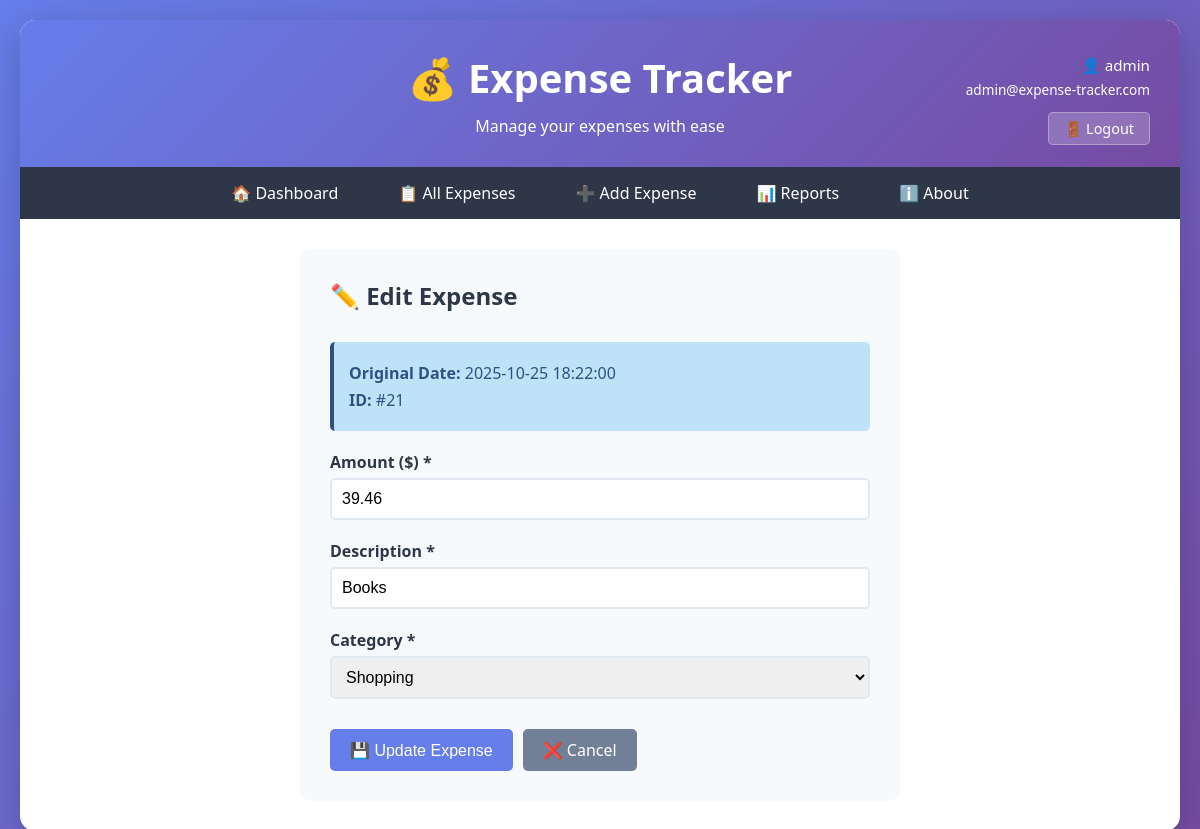
The page /edit/21 (signed in) on the database its author committed.
### tables this page shows
CREATE TABLE users (
            id INTEGER PRIMARY KEY AUTOINCREMENT,
            username TEXT UNIQUE NOT NULL,
            email TEXT UNIQUE NOT NULL,
            password_hash TEXT NOT NULL,
            created_at TEXT NOT NULL
        );

CREATE TABLE expenses (
            id INTEGER PRIMARY KEY AUTOINCREMENT,
            amount REAL NOT NULL,
            description TEXT NOT NULL,
            category TEXT NOT NULL,
            date TEXT NOT NULL
        , user_id INTEGER DEFAULT 1);

### web_app.py (the view, shortened to what this page needs)
@app.route('/edit/<int:id>', methods=['GET', 'POST'])
@login_required
def edit_expense(id):
    conn = get_db_connection()
    expense = conn.execute('SELECT * FROM expenses WHERE id = ? AND user_id = ?',
                          (id, current_user.id)).fetchone()
    if expense is None:
        flash('Expense not found or you do not have permission to edit it!', 'error')
        conn.close()
        return redirect(url_for('expenses'))
    conn.close()
    return render_template('edit.html', expense=expense, categories=CATEGORIES)

### web_app.py (called while the page is built)
@login_manager.user_loader
def load_user(user_id):
    conn = sqlite3.connect(DB_FILE)
    conn.row_factory = sqlite3.Row
    cursor = conn.cursor()
    user = cursor.execute('SELECT * FROM users WHERE id = ?', (user_id,)).fetchone()
    conn.close()
    if user:
        return User(user['id'], user['username'], user['email'])
    return None

def get_db_connection():
    conn = sqlite3.connect(DB_FILE)
    conn.row_factory = sqlite3.Row
    return conn

### templates/edit.html (shortened to what this page needs)
{% extends "base.html" %}
{% block content %}
<div class="form-container">
    <h2 style="margin-bottom: 30px; color: #2d3748;">✏️ Edit Expense</h2>
    <div class="info-box">
        <p><strong>Original Date:</strong> {{ expense.date }}</p>
        <p><strong>ID:</strong> #{{ expense.id }}</p>
    </div>
    <form method="POST" action="{{ url_for('edit_expense', id=expense.id) }}">
        <div class="form-group">
            <label for="amount">Amount ($) *</label>
            <input type="number" id="amount" name="amount" step="0.01" required min="0.01" value="{{ expense.amount }}">
        </div>
        <div class="form-group">
            <label for="description">Description *</label>
            <input type="text" id="description" name="description" required maxlength="200" value="{{ expense.description }}">
        </div>
        <div class="form-group">
            <label for="category">Category *</label>
            <select id="category" name="category" required>
                {% for cat in categories %}
                <option value="{{ cat }}" {% if cat == expense.category %}selected{% endif %}>{{ cat }}</option>
                {% endfor %}
            </select>
        </div>
        <div class="form-actions">
            <button type="submit" class="btn btn-primary">💾 Update Expense</button>
            <a href="{{ url_for('expenses') }}" class="btn btn-secondary">❌ Cancel</a>
        </div>
    </form>
</div>
{% endblock %}

### templates/base.html (shortened to what this page needs)
<!DOCTYPE html>
<html lang="en">
<head>
</head>
<body>
    <div class="container">
        <div class="header">
            <div class="user-info">
                <p>👤 {{ current_user.username }}</p>
                <p style="font-size: 0.85em;">{{ current_user.email }}</p>
                <a href="{{ url_for('logout') }}" class="logout-btn">🚪 Logout</a>
            </div>
            <h1>💰 Expense Tracker</h1>
            <p>Manage your expenses with ease</p>
        </div>
        <div class="nav">
            <a href="{{ url_for('index') }}" {% if request.endpoint == 'index' %}class="active"{% endif %}>🏠 Dashboard</a>
            <a href="{{ url_for('expenses') }}" {% if request.endpoint == 'expenses' %}class="active"{% endif %}>📋 All Expenses</a>
            <a href="{{ url_for('add_expense') }}" {% if request.endpoint == 'add_expense' %}class="active"{% endif %}>➕ Add Expense</a>
            <a href="{{ url_for('reports') }}" {% if request.endpoint and 'report' in request.endpoint %}class="active"{% endif %}>📊 Reports</a>
            <a href="{{ url_for('about') }}" {% if request.endpoint == 'about' %}class="active"{% endif %}>ℹ️ About</a>
        </div>
        <div class="content">
            {% block content %}{% endblock %}
        </div>
    </div>
</body>
</html>

### templates/base.html (style rules this page uses)
* { margin: 0; padding: 0; box-sizing: border-box; }
body { font-family: 'Segoe UI', Tahoma, Geneva, Verdana, sans-serif; background: linear-gradient(135deg, #667eea 0%, #764ba2 100%); min-height: 100vh; padding: 20px; }
.container { max-width: 1200px; margin: 0 auto; background: white; border-radius: 15px; box-shadow: 0 10px 40px rgba(0,0,0,0.2); overflow: hidden; }
.header { background: linear-gradient(135deg, #667eea 0%, #764ba2 100%); color: white; padding: 30px; text-align: center; }
.header h1 { font-size: 2.5em; margin-bottom: 10px; }
.user-info { position: absolute; top: 30px; right: 30px; color: white; text-align: right; }
.user-info p { margin: 5px 0; font-size: 0.95em; }
.logout-btn { display: inline-block; margin-top: 8px; padding: 6px 15px; background: rgba(255,255,255,0.2); color: white; text-decoration: none; border-radius: 5px; border: 1px solid rgba(255,255,255,0.3); transition: all 0.3s; font-size: 0.9em; }
.header { position: relative; }
.nav { background: #2d3748; padding: 0; display: flex; justify-content: center; flex-wrap: wrap; }
.nav a { color: white; text-decoration: none; padding: 15px 30px; display: inline-block; transition: background 0.3s; }
.content { padding: 30px; }
.btn { padding: 10px 20px; border: none; border-radius: 5px; cursor: pointer; font-size: 1em; text-decoration: none; display: inline-block; transition: all 0.3s; }
.btn-primary { background: #667eea; color: white; }
.btn-secondary { background: #718096; color: white; }

### templates/edit.html (style rules this page uses)
.form-container { max-width: 600px; margin: 0 auto; background: #f7fafc; padding: 30px; border-radius: 10px; }
.form-group { margin-bottom: 20px; }
label { display: block; margin-bottom: 5px; font-weight: bold; color: #2d3748; }
input, select, textarea { width: 100%; padding: 10px; border: 2px solid #e2e8f0; border-radius: 5px; font-size: 1em; transition: border 0.3s; }
.form-actions { display: flex; gap: 10px; margin-top: 30px; }
.info-box { background: #bee3f8; padding: 15px; border-radius: 5px; margin-bottom: 20px; border-left: 4px solid #2c5282; }
.info-box p { margin: 5px 0; color: #2c5282; }

### rows shown on the page
users: username "admin", email "admin@expense-tracker.com"
expenses: date "2025-10-25 18:22:00", id "21", amount "39.46", description "Books", category "Shopping"
